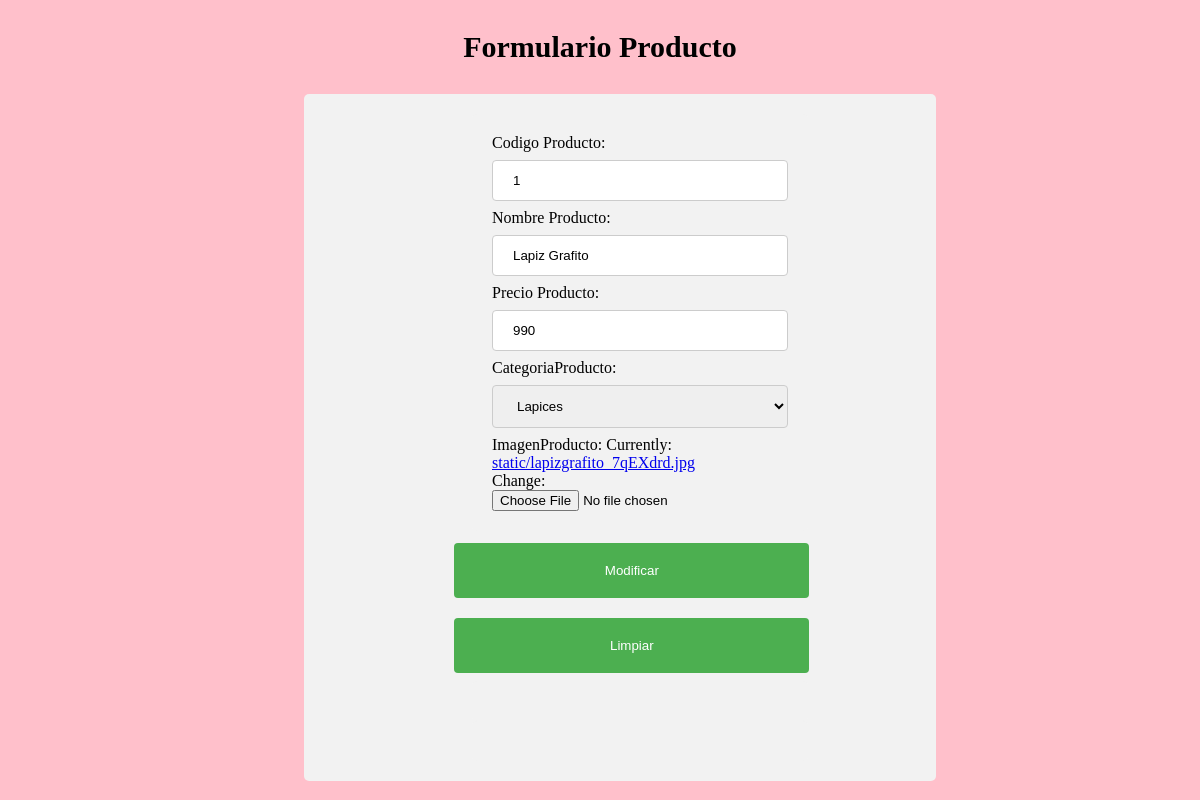
The page /modificar_producto/1 on the database its author committed.
### app/models.py (models this page shows, shortened)
class Producto(models.Model):
    codigoProducto = models.IntegerField(primary_key=True,verbose_name='Codigo Producto')
    nombreProducto = models.CharField(max_length=20,verbose_name='Nombre Producto')
    precioProducto = models.IntegerField(verbose_name='Precio Producto')
    categoriaProducto = models.ForeignKey(Categoria, on_delete=models.CASCADE)
    imagenProducto = models.ImageField(upload_to="static",null=True)

### app/views.py (the view)
# urls.py: path('modificar_producto/<id>',form_mod_producto,name='form_mod_producto'),
def form_mod_producto(request, id):
    productos = Producto.objects.get(codigoProducto=id)
    datos={
        'form': ProductoForm(instance=productos)
    }
    if(request.method == 'POST' ):
        data=request.POST
        formulario = ProductoForm(request.POST or None, request.FILES or None,instance=productos)
        if formulario.is_valid():
            formulario.save()
            datos['mensaje'] = 'Modificados Correctamente'
    return render (request,'form_mod_producto.html',datos)

### app/forms.py
class ProductoForm(ModelForm):
    class Meta:
        model = Producto
        fields = ['codigoProducto','nombreProducto','precioProducto','categoriaProducto','imagenProducto']

### app/models.py (called while the page is built)
    def __str__(self):
        return self.nombreCategoria

### app/templates/form_mod_producto.html (shortened to what this page needs)
{% load static %}
<!DOCTYPE html>
<html lang="en">
<head>
    <link rel="stylesheet" href="{% static 'css/form_producto.css' %}">
<body style="background-color: pink;">
    <h3 style="text-align: center">Formulario Producto </h3>
    <div class="row">
        <form method="post" action="" id="formulario" enctype="multipart/form-data" >
            <div class="form-group">
                {{form.as_table}}
            </div>
            <input type="submit" value="Modificar">
            <input type="reset" value="Limpiar">
            <div id="error" class="alert alert-danger" role="alert"></div>
        </form>
        <div class="alert alert-sucess" role="alert">
        </div>
    </div>
</body>
</html>
</body>
</html>

### app/static/css/form_producto.css (style rules this page uses)
h3 { text-align: center; font-size: 30px; }
input[type=text], select { width: 100%; padding: 12px 20px; margin: 8px 0; display: inline-block; border: 1px solid #ccc; border-radius: 4px; box-sizing: border-box; }
input[type=number], select { width: 100%; padding: 12px 20px; margin: 8px 0; display: inline-block; border: 1px solid #ccc; border-radius: 4px; box-sizing: border-box; }
input[type=submit] { width: 60%; background-color: #4CAF50; color: white; padding: 20px 20px; margin: 12px 0; border: none; border-radius: 4px; cursor: pointer; margin-left: 22%; }
input[type=reset] { width: 60%; background-color: #4CAF50; color: white; padding: 20px 20px; margin: 8px 0; border: none; border-radius: 4px; cursor: pointer; margin-left: 22%; }
div { margin-left: 25%; width: 50%; border-radius: 5px; background-color: #f2f2f2; padding: 20px; }

### rows shown on the page
Producto: codigoProducto "1", nombreProducto "Lapiz Grafito", precioProducto "990", categoriaProducto "Lapices"
